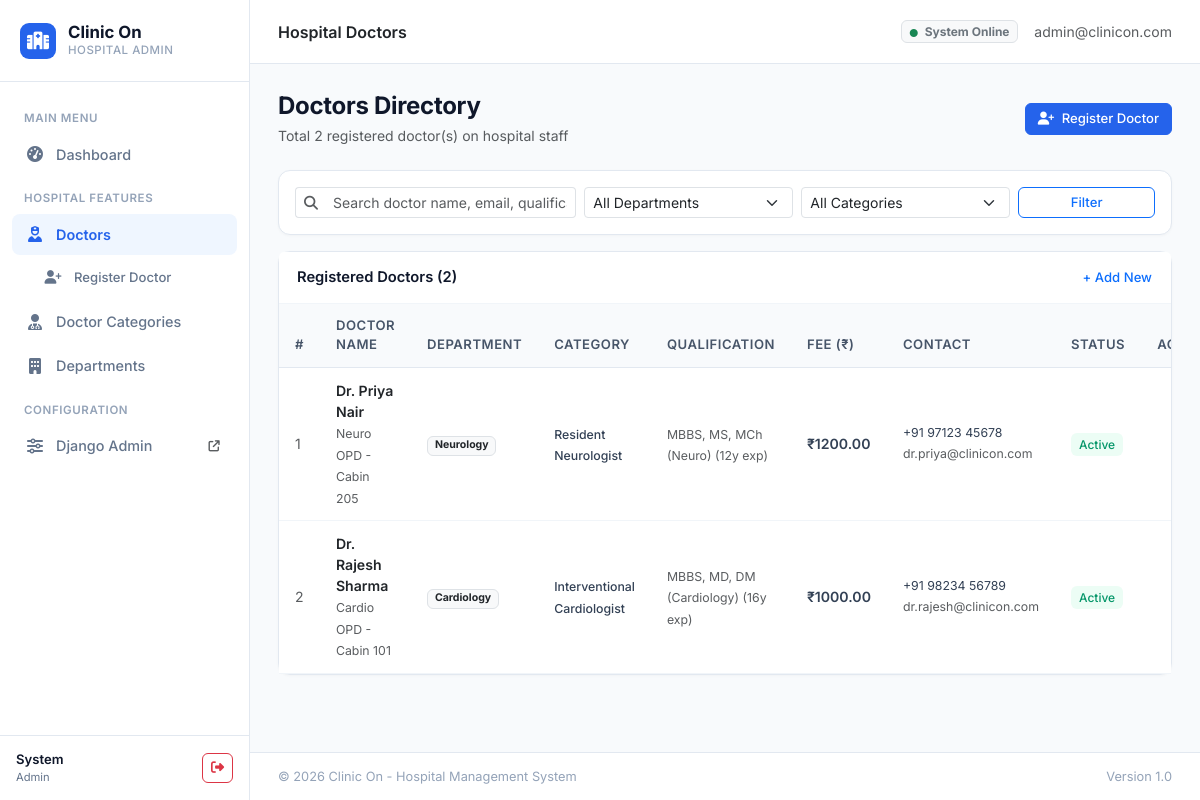
/doctors/ (signed in), run on the app's committed database.
### hospital/models.py (models this page shows, shortened)
class CustomUser(AbstractUser):
    ROLE_CHOICES = (
        ('Admin', 'Administrator'),
        ('Doctor', 'Doctor'),
        ('Staff', 'Hospital Staff'),
    )
    username = models.CharField(max_length=150, unique=True, blank=True, null=True)
    email = models.EmailField(unique=True, verbose_name='Email Address')
    phone = models.CharField(max_length=20, blank=True, null=True, verbose_name='Phone Number')
    role = models.CharField(max_length=20, choices=ROLE_CHOICES, default='Admin')
    created_at = models.DateTimeField(auto_now_add=True)
    USERNAME_FIELD = 'email'
    REQUIRED_FIELDS = []
    objects = CustomUserManager()
    class Meta:
        verbose_name = 'User'
        verbose_name_plural = 'Users'

class DoctorRegister(models.Model):
    user = models.OneToOneField(
        settings.AUTH_USER_MODEL,
        on_delete=models.SET_NULL,
        null=True,
        blank=True,
        related_name='doctor_profile'
    )
    full_name = models.CharField(max_length=150, verbose_name='Doctor Full Name')
    email = models.EmailField(unique=True, verbose_name='Email Address')
    phone = models.CharField(max_length=20, verbose_name='Contact Phone')
    department = models.ForeignKey(
        Department,
        on_delete=models.CASCADE,
        related_name='registered_doctors',
        verbose_name='Department'
    )
    category = models.ForeignKey(
        DoctorCategory,
        on_delete=models.CASCADE,
        related_name='registered_doctors',
        verbose_name='Doctor Category / Specialization'
    )
    qualification = models.CharField(max_length=120, verbose_name='Qualification', help_text='e.g. MBBS, MD, MS, DM')
    experience_years = models.PositiveIntegerField(default=1, verbose_name='Experience (Years)')
    consultation_fee = models.DecimalField(
        max_digits=10,
        decimal_places=2,
        default=500.00,
        verbose_name='Consultation Fee (₹)'
    )
    room_number = models.CharField(max_length=30, blank=True, null=True, verbose_name='OPD Room / Cabin')
    address = models.TextField(blank=True, null=True, verbose_name='Residential / Clinic Address')
    registration_date = models.DateTimeField(auto_now_add=True, verbose_name='Registration Date')
    is_active = models.BooleanField(default=True, verbose_name='Active Status')
    class Meta:
        verbose_name = 'Doctor Registration'
        verbose_name_plural = 'Doctor Registrations'
        ordering = ['-registration_date']

class Department(models.Model):
    name = models.CharField(max_length=100, unique=True, verbose_name='Department Name')
    code = models.CharField(max_length=20, unique=True, blank=True, null=True, verbose_name='Department Code')
    description = models.TextField(blank=True, null=True, verbose_name='Description')
    head_of_department = models.CharField(max_length=100, blank=True, null=True, verbose_name='Head of Department (HOD)')
    is_active = models.BooleanField(default=True, verbose_name='Active Status')
    created_at = models.DateTimeField(auto_now_add=True)
    updated_at = models.DateTimeField(auto_now=True)
    class Meta:
        verbose_name = 'Department'
        verbose_name_plural = 'Departments'
        ordering = ['name']

class DoctorCategory(models.Model):
    name = models.CharField(max_length=120, verbose_name='Category Name')
    department = models.ForeignKey(
        Department,
        on_delete=models.CASCADE,
        related_name='doctor_categories',
        verbose_name='Department'
    )
    description = models.TextField(blank=True, null=True, verbose_name='Description')
    consultation_fee = models.DecimalField(
        max_digits=10,
        decimal_places=2,
        default=500.00,
        verbose_name='Standard Consultation Fee (₹)'
    )
    is_active = models.BooleanField(default=True, verbose_name='Is Active')
    created_at = models.DateTimeField(auto_now_add=True)
    updated_at = models.DateTimeField(auto_now=True)
    class Meta:
        verbose_name = 'Doctor Category'
        verbose_name_plural = 'Doctor Categories'
        ordering = ['-created_at']

### hospital/views.py (the view, shortened to what this page needs)
# urls.py: path('doctors/', views.doctor_list_view, name='doctor_list'),
@login_required(login_url='login')
def doctor_list_view(request):
    search_query = request.GET.get('q', '').strip()
    selected_dept = request.GET.get('department', '').strip()
    selected_cat = request.GET.get('category', '').strip()
    doctors = DoctorRegister.objects.select_related('department', 'category').all()
    if selected_dept:
        doctors = doctors.filter(department_id=selected_dept)
    if selected_cat:
        doctors = doctors.filter(category_id=selected_cat)
    departments = Department.objects.filter(is_active=True)
    categories = DoctorCategory.objects.filter(is_active=True)
    return render(request, 'hospital/doctor_list.html', {
        'doctors': doctors,
        'departments': departments,
        'categories': categories,
        'search_query': search_query,
        'selected_dept': selected_dept,
        'selected_cat': selected_cat,
        'total_doctors': doctors.count(),
    })

### templates/hospital/doctor_list.html (shortened to what this page needs)
{% extends 'base.html' %}
{% block page_title %}Hospital Doctors{% endblock %}
{% block content %}
<div class="d-flex flex-wrap justify-content-between align-items-center mb-4">
    <div>
        <h4 class="fw-bold mb-1" style="letter-spacing: -0.3px;">Doctors Directory</h4>
        <p class="text-muted small mb-0">Total {{ total_doctors }} registered doctor(s) on hospital staff</p>
    </div>
    <div class="d-flex gap-2">
        <a href="{% url 'doctor_register' %}" class="btn btn-primary btn-sm">
            <i class="fa-solid fa-user-plus me-1"></i> Register Doctor
        </a>
    </div>
</div>
<div class="card mb-3 p-3">
    <form method="GET" action="{% url 'doctor_list' %}" class="row g-2 align-items-center">
        <div class="col-md-4">
            <div class="input-group input-group-sm">
                <span class="input-group-text bg-white text-muted border-end-0">
                    <i class="fa-solid fa-magnifying-glass"></i>
                </span>
                <input type="text"
                       name="q"
                       class="form-control border-start-0"
                       placeholder="Search doctor name, email, qualification..."
                       value="{{ search_query }}">
            </div>
        </div>
        <div class="col-md-3">
            <select name="department" class="form-select form-select-sm">
                <option value="">All Departments</option>
            </select>
        </div>
        <div class="col-md-3">
            <select name="category" class="form-select form-select-sm">
                <option value="">All Categories</option>
            </select>
        </div>
        <div class="col-md-2 d-flex gap-1">
            <button type="submit" class="btn btn-outline-primary btn-sm w-100">
                Filter
            </button>
        </div>
    </form>
</div>
<div class="card">
    <div class="card-header d-flex justify-content-between align-items-center">
        <span>Registered Doctors ({{ doctors|length }})</span>
        <a href="{% url 'doctor_register' %}" class="btn btn-sm btn-link text-decoration-none p-0">+ Add New</a>
    </div>
    <div class="card-body p-0">
        {% if doctors %}
            <div class="table-responsive">
                <table class="table mb-0">
                    <thead>
                        <tr>
                            <th style="width: 50px;">#</th>
                            <th>Doctor Name</th>
                            <th>Department</th>
                            <th>Category</th>
                            <th>Qualification</th>
                            <th>Fee (₹)</th>
                            <th>Contact</th>
                            <th>Status</th>
                            <th class="text-end" style="width: 80px;">Action</th>
                        </tr>
                    </thead>
                    <tbody>
                        {% for doc in doctors %}
                            <tr>
                                <td class="text-muted small">{{ forloop.counter }}</td>
                                <td>
                                    <div class="fw-semibold text-dark">Dr. {{ doc.full_name }}</div>
                                    <small class="text-muted">{{ doc.room_number|default:"OPD Room not set" }}</small>
                                </td>
                                <td>
                                    <span class="badge bg-light text-dark border">
                                        {{ doc.department.name }}
                                    </span>
                                </td>
                                <td>
                                    <span class="small fw-medium">{{ doc.category.name }}</span>
                                </td>
                                <td>
                                    <span class="small text-muted">{{ doc.qualification }} ({{ doc.experience_years }}y exp)</span>
                                </td>
                                <td>
                                    <span class="fw-semibold">₹{{ doc.consultation_fee }}</span>
                                </td>
                                <td>
                                    <div class="small">{{ doc.phone }}</div>
                                    <small class="text-muted">{{ doc.email }}</small>
                                </td>
                                <td>
                                    {% if doc.is_active %}
                                        <span class="badge-soft-success">Active</span>
                                    {% else %}
                                        <span class="badge-soft-secondary">Inactive</span>
                                    {% endif %}
                                </td>
                                <td class="text-end">
                                </td>
                            </tr>
                        {% endfor %}
                    </tbody>
                </table>
            </div>
        {% endif %}
    </div>
</div>
{% endblock %}

### templates/base.html (shortened to what this page needs)
<!DOCTYPE html>
<html lang="en">
<head>
    <link href="https://cdn.jsdelivr.net/npm/bootstrap@5.3.3/dist/css/bootstrap.min.css" rel="stylesheet">
    <link rel="stylesheet" href="https://cdnjs.cloudflare.com/ajax/libs/font-awesome/6.5.2/css/all.min.css">
</head>
<body>
    <aside class="app-sidebar" id="appSidebar">
        <div class="sidebar-brand">
            <div class="brand-badge">
                <i class="fa-solid fa-hospital"></i>
            </div>
            <div>
                <div class="brand-text">Clinic On</div>
                <div class="brand-sub">Hospital Admin</div>
            </div>
        </div>
        <ul class="sidebar-nav">
            <li class="nav-label">Main Menu</li>
            <li>
                <a href="{% url 'dashboard' %}" class="sidebar-link {% if request.resolver_match.url_name == 'dashboard' %}active{% endif %}">
                    <i class="fa-solid fa-gauge-high"></i>
                    <span>Dashboard</span>
                </a>
            </li>
            <li class="nav-label">Hospital Features</li>
            <li>
                <a href="{% url 'doctor_list' %}" class="sidebar-link {% if 'doctor' in request.resolver_match.url_name and 'category' not in request.resolver_match.url_name %}active{% endif %}">
                    <i class="fa-solid fa-user-nurse"></i>
                    <span>Doctors</span>
                </a>
            </li>
            <li>
                <a href="{% url 'doctor_register' %}" class="sidebar-link {% if request.resolver_match.url_name == 'doctor_register' %}active{% endif %}" style="padding-left: 32px; font-size: 0.82rem;">
                    <i class="fa-solid fa-user-plus" style="font-size: 0.85rem;"></i>
                    <span>Register Doctor</span>
                </a>
            </li>
            <li>
                <a href="{% url 'category_list' %}" class="sidebar-link {% if 'category' in request.resolver_match.url_name %}active{% endif %}">
                    <i class="fa-solid fa-user-doctor"></i>
                    <span>Doctor Categories</span>
                </a>
            </li>
            <li>
                <a href="{% url 'department_list' %}" class="sidebar-link {% if 'department' in request.resolver_match.url_name %}active{% endif %}">
                    <i class="fa-solid fa-building"></i>
                    <span>Departments</span>
                </a>
            </li>
            <li class="nav-label">Configuration</li>
            <li>
                <a href="/django-admin/" target="_blank" class="sidebar-link">
                    <i class="fa-solid fa-sliders"></i>
                    <span>Django Admin</span>
                    <i class="fa-solid fa-arrow-up-right-from-square ms-auto text-muted" style="font-size: 0.7rem;"></i>
                </a>
            </li>
        </ul>
        <div class="sidebar-footer">
            <div class="user-pill">
                <div class="user-info">
                    <div class="user-name">{{ request.user.first_name|default:request.user.email }}</div>
                    <div class="user-role">{{ request.user.role|default:"Administrator" }}</div>
                </div>
                <a href="{% url 'logout' %}" class="btn btn-outline-danger btn-sm p-1 px-2" title="Logout">
                    <i class="fa-solid fa-right-from-bracket"></i>
                </a>
            </div>
        </div>
    </aside>
    <div class="app-main">
        <header class="app-header">
            <div class="d-flex align-items-center gap-3">
                <div class="fw-semibold text-dark">
                    {% block page_title %}Dashboard{% endblock %}
                </div>
            </div>
            <div class="d-flex align-items-center gap-3">
                <span class="badge bg-light text-secondary border small">
                    <i class="fa-solid fa-circle text-success me-1" style="font-size: 0.5rem;"></i> System Online
                </span>
                <span class="text-muted small d-none d-sm-inline">
                    {{ request.user.email }}
                </span>
            </div>
        </header>
        <main class="content-area">
            {% block content %}{% endblock %}
        </main>
        <footer class="footer d-flex justify-content-between align-items-center">
            <span>&copy; {% now "Y" %} Clinic On - Hospital Management System</span>
            <span>Version 1.0</span>
        </footer>
    </div>
</body>
</html>

### data on the page
CustomUser: user.first_name "System", user.role "Admin", user.email "admin@clinicon.com"
DoctorRegister: full_name "Priya Nair", room_number "Neuro OPD - Cabin 205", department.name "Neurology", category.name "Resident Neurologist", qualification "MBBS, MS, MCh (Neuro)", experience_years "12", consultation_fee "1200.00", phone "+91 97123 45678", email "dr.priya@clinicon.com", is_active "Active"
DoctorRegister: full_name "Rajesh Sharma", room_number "Cardio OPD - Cabin 101", department.name "Cardiology", category.name "Interventional Cardiologist", qualification "MBBS, MD, DM (Cardiology)", experience_years "16", consultation_fee "1000.00", phone "+91 98234 56789", email "dr.rajesh@clinicon.com", is_active "Active"

### other printed values
{{ total_doctors }} "2"
{{ doctors|length }} "2"
